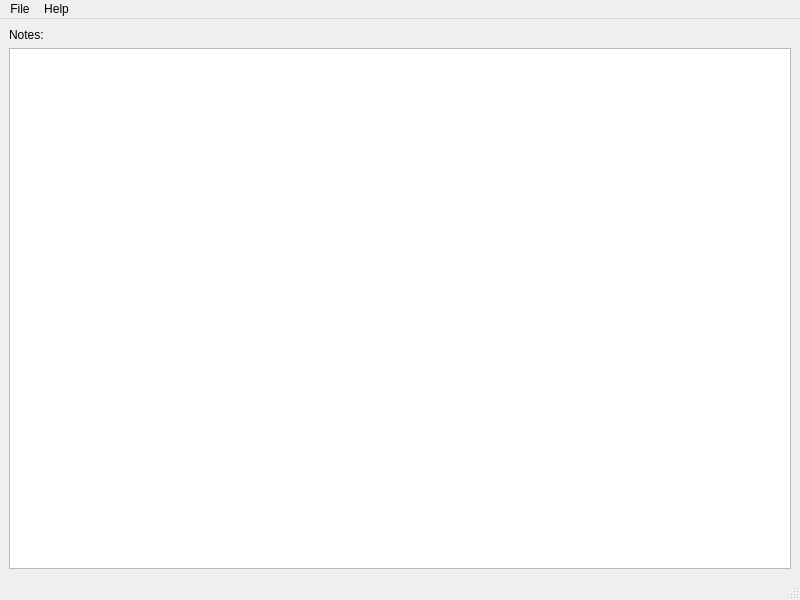
<?xml version="1.0" encoding="UTF-8"?>
<ui version="4.0">
 <class>MainWindow</class>
 <widget class="QMainWindow" name="MainWindow">
  <property name="geometry">
   <rect>
    <x>0</x>
    <y>0</y>
    <width>800</width>
    <height>600</height>
   </rect>
  </property>
  <property name="windowTitle">
   <string>Reminder desktop app</string>
  </property>
  <widget class="QWidget" name="centralwidget">
   <layout class="QVBoxLayout" name="verticalLayout">
    <item>
     <widget class="QLabel" name="label">
      <property name="text">
       <string>Notes:</string>
      </property>
     </widget>
    </item>
    <item>
     <widget class="QTableView" name="tableView"/>
    </item>
   </layout>
  </widget>
  <widget class="QMenuBar" name="menubar">
   <property name="geometry">
    <rect>
     <x>0</x>
     <y>0</y>
     <width>800</width>
     <height>30</height>
    </rect>
   </property>
   <widget class="QMenu" name="menuFile">
    <property name="title">
     <string>File</string>
    </property>
    <addaction name="actionOPen"/>
   </widget>
   <widget class="QMenu" name="menuHelp">
    <property name="title">
     <string>Help</string>
    </property>
   </widget>
   <addaction name="menuFile"/>
   <addaction name="menuHelp"/>
  </widget>
  <widget class="QStatusBar" name="statusbar"/>
  <action name="actionOPen">
   <property name="text">
    <string>Open</string>
   </property>
  </action>
 </widget>
 <resources/>
 <connections/>
</ui>
